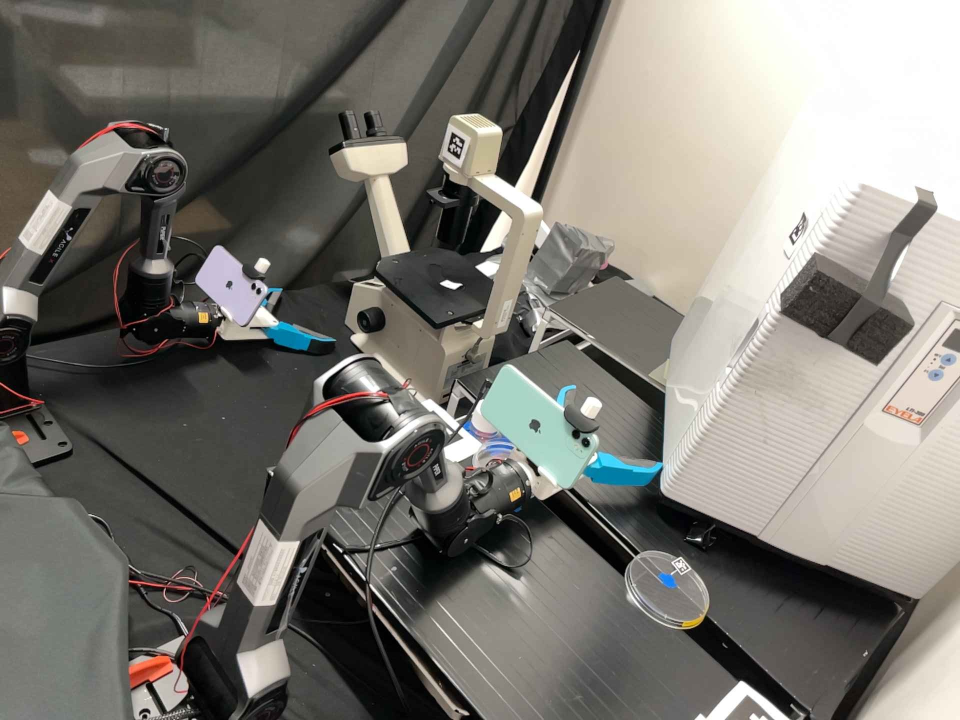
#> input picture src/configs/placement_references/pasteur_head_20260728T045144_q90.jpg, 1920 x 1440 px (shown at 1/2 size)
$ python -i sam_segmentation.py   (imports and definitions only)
#> lines starting #> are read from the running program, lines starting #| are printed output that depends on the picture; after the words box and inside, x2 and y2 are one past the last pixel; in counts of white or black regions, pixels touching at a corner belong together
#> further down, picture is the input picture: shape (1440, 1920, 3); mean B, G, R 114.6, 121.2, 123.9
"""Remote SAM segmentation protocol and lid-mask geometry helpers."""

from __future__ import annotations

import json
import time
from dataclasses import dataclass
from typing import Callable, Iterable

import cv2
import numpy as np


PROTOCOL_VERSION = 1
MAX_SEGMENTATION_ROI_CANDIDATES = 64
MAX_SEGMENTATION_ROI_RESIZED_DIMENSION = 4096
MAX_SEGMENTATION_ROI_RESIZED_PIXELS = 8_388_608


@dataclass(frozen=True)
class MaskCandidate:
    mask: np.ndarray
    box_xyxy: np.ndarray
    score: float


@dataclass(frozen=True)
class SegmentationResult:
    frame_id: int
    source_timestamp: float
    model: str
    inference_ms: float
    candidates: tuple[MaskCandidate, ...]


@dataclass(frozen=True)
class SegmentationRoi:
    """An integer full-frame crop and its exact resized-image transform.

    ``crop_xyxy`` is a half-open ``[x0, y0, x1, y1]`` interval in the full
    frame.  ``scale_xy`` records the *actual* resize ratios after rounding the
    requested output size, so the same transform can be inverted exactly for
    both masks and floating-point boxes.
    """

    full_shape_hw: tuple[int, int]
    crop_xyxy: tuple[int, int, int, int]
    resized_shape_hw: tuple[int, int]
    requested_scale: float
    scale_xy: tuple[float, float]
    padding_px: float
    coarse_candidate_count: int
    coarse_bbox_clipped_count: int
    padding_clipped_to_frame: bool

    # [22 lines left out: functions crop_shape_hw, metadata, not called in this run]


@dataclass(frozen=True)
class LidMaskGeometry:
    center_px: np.ndarray
    radius_px: float
    contour: np.ndarray
    area_px: float
    circularity: float


# [562 lines left out: functions enhance_low_light, _validated_shape_hw, _validated_mask, _validated_box_xyxy, _clip_box_to_shape, _validate_segmentation_roi and 8 more, not called in this run]


class SamSegmentationClient:
    """Synchronous latest-frame client; callers decide when the robot may move."""

    # [13 lines left out: function __init__, not called in this run]

    def close(self):
        self.socket.close(linger=0)

    # [72 lines left out: functions segment, mask_geometry, not called in this run]


def detect_blue_cross_centers(image_bgr: np.ndarray) -> tuple[np.ndarray, ...]:
    """Return all cross-shaped blue components, strongest candidate first.

    Keeping every plausible component lets a semantic mask disambiguate the
    lid marker from unrelated blue hardware elsewhere in a full-frame view.
    """
    hsv = cv2.cvtColor(image_bgr, cv2.COLOR_BGR2HSV)
#> hsv: shape (1440, 1920, 3); mean H, S, V 24.5, 27, 125.6
    mask = cv2.inRange(hsv, np.array([100, 80, 50]), np.array([125, 255, 255]))
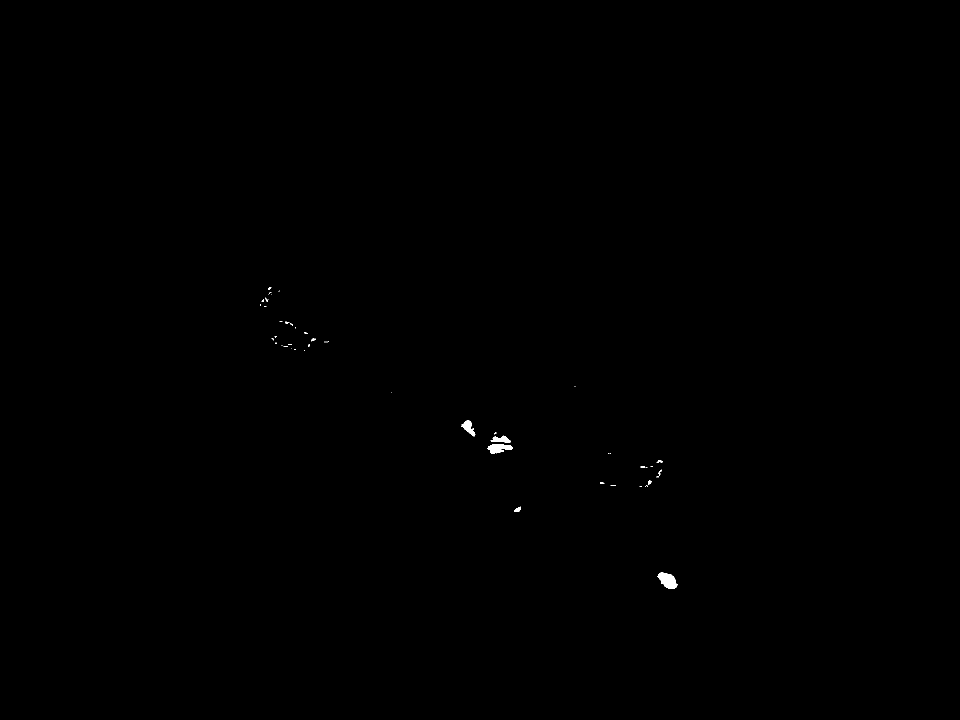
#> mask: shape (1440, 1920) (shown at 1/2 size); 0.1% white; 56 white regions (43 under 20 px), largest, box (x1, y1, x2, y2) and area: (1315, 1145, 1355, 1178) 837, (974, 888, 1026, 908) 612, (923, 840, 951, 873) 420
    mask = cv2.morphologyEx(mask, cv2.MORPH_OPEN, np.ones((3, 3), np.uint8))
#> mask: shape (1440, 1920); 0.09% white; 13 white regions (6 under 20 px), largest, box (x1, y1, x2, y2) and area: (1316, 1145, 1355, 1177) 833, (976, 888, 1025, 908) 607, (924, 841, 950, 872) 405
    count, labels, stats, centers = cv2.connectedComponentsWithStats(mask)
#> labels: shape (1440, 1920) int32; 14 distinct labels, from 0 to 13
#> count = 14; stats = 14 rows, first 6: [0, 0, 1920, 1440, 2762415], [536, 575, 5, 4, 17], [532, 599, 3, 3, 9], [524, 600, 4, 4, 14], [571, 644, 5, 4, 18], [626, 677, 3, 4, 12]; centers = 14 rows, first 8: [959.4, 719.3], [538.1, 576.6], [533, 600], [525.5, 601.5], [573.2, 645.3], [627, 678.5], [936.6, 854.6], [1002.7, 878.9]
    candidates = []
    for label in range(1, count):
        area = int(stats[label, cv2.CC_STAT_AREA])
        if not 12 <= area <= 1800:
            continue
        x, y, width, height = (
            int(stats[label, cv2.CC_STAT_LEFT]),
            int(stats[label, cv2.CC_STAT_TOP]),
            int(stats[label, cv2.CC_STAT_WIDTH]),
            int(stats[label, cv2.CC_STAT_HEIGHT]),
        )
        aspect = width / max(height, 1)
        fill = area / max(width * height, 1)
        # At close range camera filtering can merge both arms of the marker
        # into a dense blue component.  The old 0.78 ceiling rejected the
        # actual lid cross (observed fill=0.805) and left unrelated blue
        # stickers as the only semantic anchors.  Dense *round* blue blobs are
        # still rejected by the contour-circularity clause below.
        if not 0.55 <= aspect <= 1.8 or not 0.18 <= fill <= 0.90:
            continue
        component = labels[y : y + height, x : x + width] == label
        if fill > 0.78:
            contours, _ = cv2.findContours(
                component.astype(np.uint8),
                cv2.RETR_EXTERNAL,
                cv2.CHAIN_APPROX_NONE,
            )
            contour = max(contours, key=cv2.contourArea)
            perimeter = float(cv2.arcLength(contour, True))
            circularity = (
                1.0
                if perimeter <= 0.0
                else float(
                    4.0
                    * np.pi
                    * cv2.contourArea(contour)
                    / (perimeter * perimeter)
                )
            )
            if circularity > 0.86:
                continue
        cx = int(np.clip(round(centers[label][0] - x), 0, width - 1))
        cy = int(np.clip(round(centers[label][1] - y), 0, height - 1))
        band_x = max(1, width // 5)
        band_y = max(1, height // 5)
        hspan = np.count_nonzero(
            np.any(
                component[
                    max(0, cy - band_y) : min(height, cy + band_y + 1), :
                ],
                axis=0,
            )
        ) / width
        vspan = np.count_nonzero(
            np.any(
                component[
                    :, max(0, cx - band_x) : min(width, cx + band_x + 1)
                ],
                axis=1,
            )
        ) / height
        score = min(float(hspan), float(vspan))
        if score >= 0.72:
            candidates.append((score, area, np.asarray(centers[label], dtype=float)))
#> this loop made 13 passes
#> (area, x, y, width, height, aspect, fill, contours) on pass 10: (40, 1296, 962, 7, 7, 1, 0.816, 1 contour; box (x1, y1, x2, y2) and area: (0, 0, 7, 7) 28)
#> (area, x, y, width, height, aspect, fill, cx) on passes 6, 12, 13: (405, 924, 841, 26, 31, 0.839, 0.502, 13), (90, 1028, 1014, 13, 10, 1.3, 0.692, 7), (833, 1316, 1145, 39, 32, 1.22, 0.667, 19)
#> after the loop, candidates = [(1, 17, [538.1, 576.6]), (1, 14, [525.5, 601.5]), (1, 18, [573.2, 645.3]), (0.808, 405, [936.6, 854.6]), (1, 40, [1298.5, 964.5]), (1, 90, [1034.8, 1019.2]), (0.923, 833, [1335.2, 1160.6])]
    candidates.sort(key=lambda item: (item[0], item[1]), reverse=True)
    return tuple(item[2] for item in candidates)


# [54 lines left out: functions detect_blue_cross_center, choose_lid_candidate, not called in this run]


def map_image_point(homography: np.ndarray, point_px: np.ndarray) -> np.ndarray:
    point = np.asarray(point_px, dtype=float).reshape(1, 1, 2)
    return cv2.perspectiveTransform(point, np.asarray(homography, dtype=float))[0, 0]


# [36 lines left out: function render_segmentation, not called in this run]

>>> import cv2
>>> picture = cv2.imread('../src/configs/placement_references/pasteur_head_20260728T045144_q90.jpg')
>>> result = detect_blue_cross_centers(picture)
#> result = ([1034.8, 1019.2], [1298.5, 964.5], [573.2, 645.3], [538.1, 576.6], [525.5, 601.5], [1335.2, 1160.6], [936.6, 854.6])
